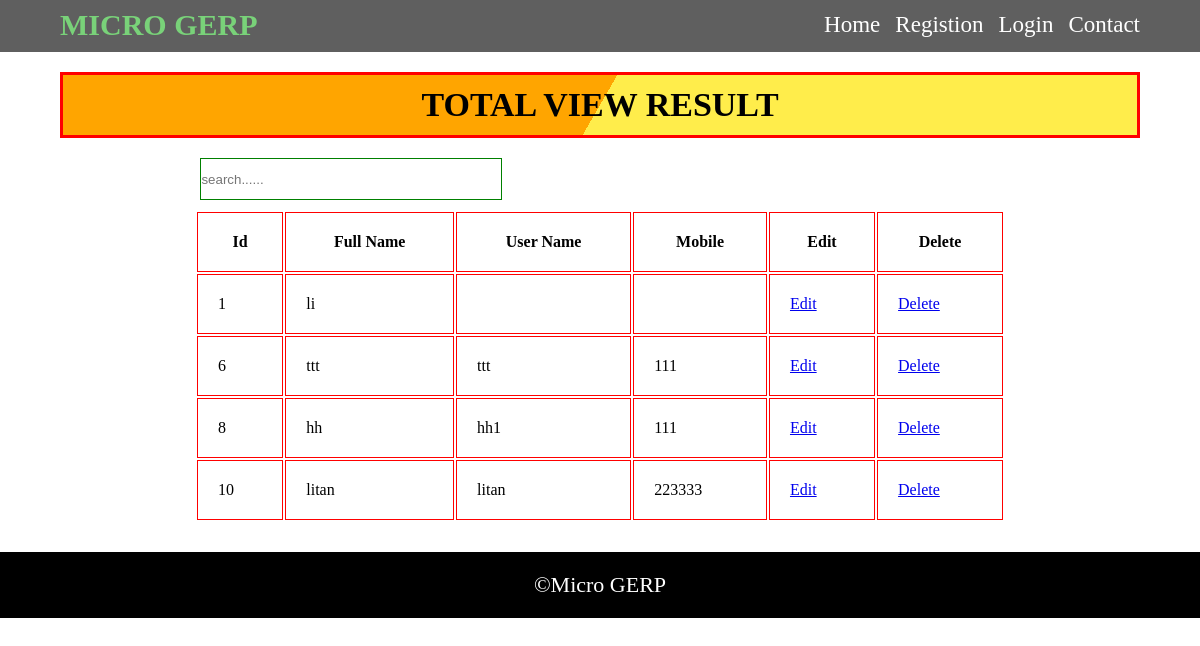
The app's page /view/logged_view.php with its own data.
### tables this page shows
CREATE TABLE `registion` (
  `id` int(10) UNSIGNED NOT NULL,
  `fullname` varchar(100) NOT NULL,
  `username` varchar(100) NOT NULL,
  `password` varchar(35) NOT NULL,
  `type` varchar(10) NOT NULL,
  `mobile` varchar(20) NOT NULL,
  `date` date NOT NULL
);

### view/logged_view.php (the view, shortened to what this page needs)
<?php
include ("../config/db.php");
?>
<!DOCTYPE html>
<html>
<head>
	<link rel="stylesheet" type="text/css" href="../css/style.css">
</head>
<body>
<div class="container">
	<div class="header">
		<div class="content">
		<div class="logo">
			<a href="../index.php"><h2>Micro GERP</h2></a>
		</div>
		<div class="nav">
			<ul>
				<li><a href="../index.php">Home</a></li>
				<?php
			if($_SESSION){
		?>
				<li><a href="logged_view.php">View</a></li>
				<li><a href="../apps.php">Apps</a></li>
				<li><a href="../controller/logout.php">Logout</a></li>
				<li><a href="#" style="color:red;"><?php 	echo $_SESSION['username']; ?></a></li>
				<?php
}
				else{
				?>
				<li><a href="registion.php">Registion</a></li>
<li><a href="view/login.php">Login</a></li>
				<?php
}
				?>
				<li><a href="../contactus.php">Contact</a></li>
			</ul>
		</div>
	</div>
</div>
<section>
	<div class="main-content">
		<div class="content">
				 <div class="table">
			<h2>Total View result</h2>
			<input type="text" name="search" placeholder="search......" id="search" onkeyup="mySearch()">
			<table id="table">
				<thead>
					<tr>
						<th>Id</th>
						<th>Full Name</th>
						<th>User Name</th>
						<th>Mobile</th>
						<th>Edit</th>
						<th>Delete</th>
					</tr>
				</thead>
				<tbody>
					<?php
					$sql="select * from registion";
					$result=mysqli_query($conn,$sql);
					while ($d=$result->fetch_object()){
					?>
					<tr>
						<td><?php echo $d->id; ?></td>
						<td><?php echo $d->fullname;?></td>
						<td><?php echo $d->username;?></td>
						<td><?php echo $d->mobile;?></td>
						<td><a href="edit.php?ids=<?php echo $d->id; ?>">Edit</a></td>
						<td><a href="../controller/delete.php?ids=<?php echo $d->id; ?>">Delete</a></td>
					</tr>
					<?php
}
					?>
				</tbody>
			</table>
			</div>
		</div>
	</div>
</section>
<footer>
	<div class="footer">
		<p>&copy;Micro GERP</p>
	</div>
</footer>
</div>
</body>
</html>

### css/style.css (style rules this page uses)
* { margin: 0; padding: 0; }
.content { margin: 0px 5%; }
.header { overflow: hidden; background: #5f5f5f; max-height: 100px; line-height: 50px; }
.logo { float: left; width: 20%; }
.logo h2 { font-size: 30px; font-weight: bold; text-transform: uppercase; color: #79d279; }
.logo a { text-decoration: none; }
.nav { float: right; }
.nav ul li { float: left; list-style: none; }
.nav ul li a { padding-left: 15px; text-decoration: none; font-size: 23px; color: #fff; }
.main-content h2 { text-align: center; font-size: 34px; text-transform: uppercase; padding: 10px 0px; margin: 20px 0px; }
.footer { background-color: #000; color: #fff; text-align: center; font-size: 22px; padding: 20px; }
#search { width: 300px; height: 40px; margin-bottom: 10px; border: 1px solid green; margin-left:13%; }
.table h2 { text-align: center; text-transform: uppercase; height: 40px; line-height: 40px; border: 3px solid red; background: linear-gradient(120deg, orange 50%, #ffed4b 50%); }
.table { margin-bottom: 30px; }
.table table { width: 75%; margin: auto; }
.table tr th,.table tr td { border: 1px solid red; padding: 20px; }

### records on screen
registion: id "1", fullname "li"
registion: id "6", fullname "ttt", username "ttt", mobile "111"
registion: id "8", fullname "hh", username "hh1", mobile "111"
registion: id "10", fullname "litan", username "litan", mobile "223333"
